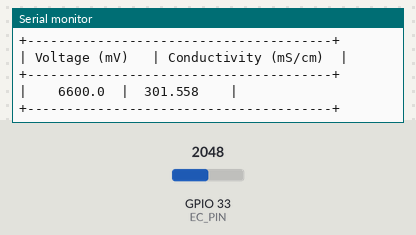
This sketch was run on a simulated ESP32. Parts: the last lines printed to the serial monitor. Inputs (shaded band) come from the test bench; at power-on: GPIO 33 (EC_PIN) = 2048. EEPROM starts erased.

Above: at 1.2 s.
1.3 s: GPIO 33 (EC_PIN) set to 2866
At 2.6 s:
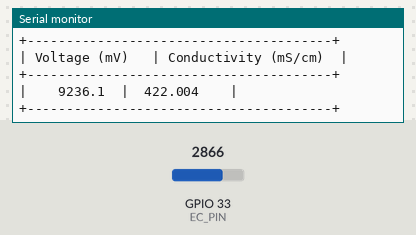
2.8 s: GPIO 33 (EC_PIN) set to 3603
At 4.2 s:
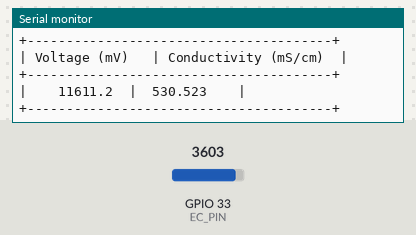
Timing chart, 0 to 5.8 s (numbered marks = the images above; inputs shaded):
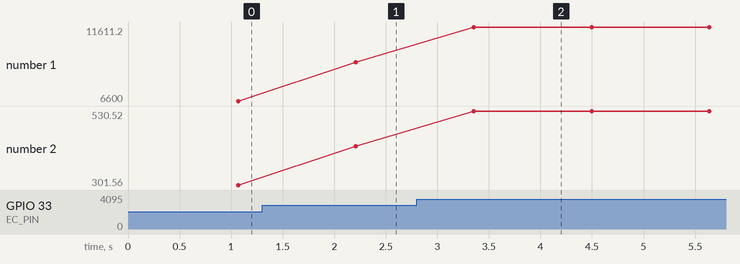

Measured:
- after the input at 1.3 s, the serial monitor: prints a new line after 0.91 s (image 1)
- after the input at 2.8 s, the serial monitor: prints a new line after 0.55 s (image 2)
- plotted number 1: 6600 → 9236.1 after the input at 1.3 s, 9236.1 → 11611.2 after the input at 2.8 s
- plotted number 2: 301.56 → 422 after the input at 1.3 s, 422 → 530.52 after the input at 2.8 s

The sketch:

DFRobot_gravity_cond_test.ino
```cpp
#include <DFRobot_EC10.h>
#include <EEPROM.h>


#define ADC_RESOLUTION  10/*bits*/
#define ADC_QUANTUM     3.3/*V*/ / pow(2,ADC_RESOLUTION)/*values*/
#define EC_PIN  33

DFRobot_EC10 sensor;

void setup() {

  Serial.begin(9600);
  sensor.begin();
}

float sensorVoltage;
long timer = millis();

void loop() {

  if (millis() - timer > 1000)  {

    sensorVoltage = analogRead(EC_PIN) * ADC_QUANTUM * 1000;
    Serial.println("+---------------------------------------+");
    Serial.println("| Voltage (mV) \t| Conductivity (mS/cm)\t|");
    Serial.println("+---------------------------------------+");
    Serial.println("|    " + String(sensorVoltage,1) + "\t|\t" + String(sensor.readEC(sensorVoltage, 23.0), 3) + "\t\t|");
    Serial.println("+---------------------------------------+");
    Serial.println();
    timer = millis();
  }
  sensor.calibration(sensorVoltage, 23);
}
```
